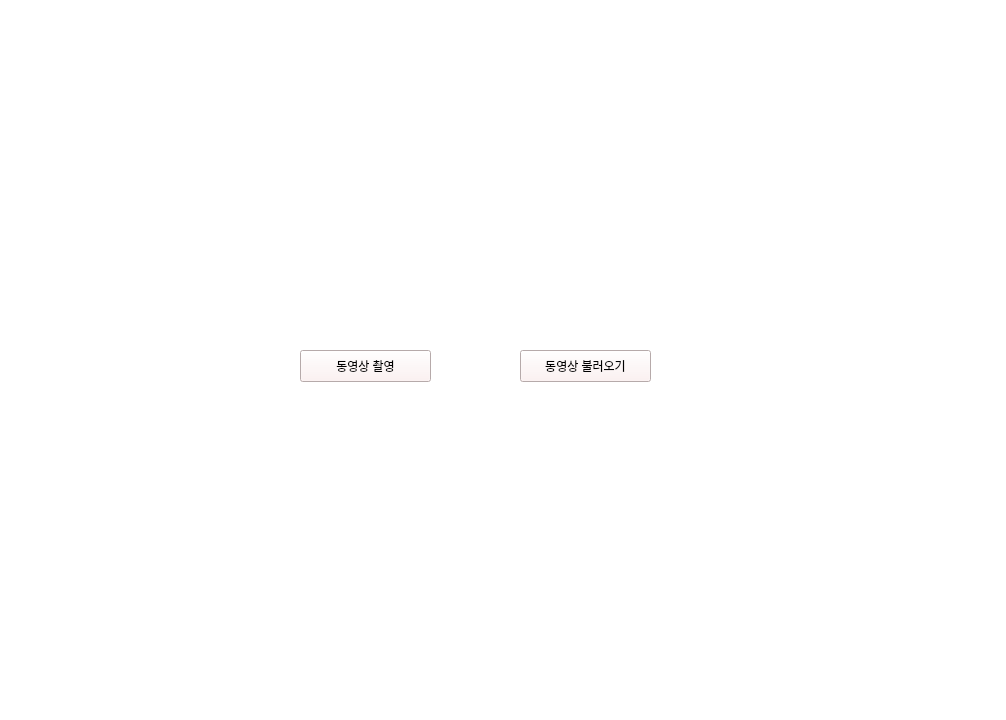
<?xml version="1.0" encoding="UTF-8"?>
<ui version="4.0">
 <class>Form</class>
 <widget class="QWidget" name="Form">
  <property name="geometry">
   <rect>
    <x>0</x>
    <y>0</y>
    <width>1006</width>
    <height>720</height>
   </rect>
  </property>
  <property name="windowTitle">
   <string>Form</string>
  </property>
  <property name="styleSheet">
   <string notr="true">background-color: rgb(255, 255, 255);</string>
  </property>
  <widget class="QPushButton" name="btn1">
   <property name="geometry">
    <rect>
     <x>300</x>
     <y>350</y>
     <width>131</width>
     <height>32</height>
    </rect>
   </property>
   <property name="styleSheet">
    <string notr="true">background-color: rgb(255, 238, 238);
font: 75 10pt &quot;Adobe 고딕 Std B&quot;;</string>
   </property>
   <property name="text">
    <string>동영상 촬영</string>
   </property>
  </widget>
  <widget class="QPushButton" name="btn2">
   <property name="geometry">
    <rect>
     <x>520</x>
     <y>350</y>
     <width>131</width>
     <height>32</height>
    </rect>
   </property>
   <property name="styleSheet">
    <string notr="true">background-color: rgb(255, 238, 238);
font: 75 10pt &quot;Adobe 고딕 Std B&quot;;</string>
   </property>
   <property name="text">
    <string>동영상 불러오기</string>
   </property>
  </widget>
 </widget>
 <resources/>
 <connections>
  <connection>
   <sender>btn2</sender>
   <signal>clicked()</signal>
   <receiver>Form</receiver>
   <slot>openBackground()</slot>
   <hints>
    <hint type="sourcelabel">
     <x>613</x>
     <y>375</y>
    </hint>
    <hint type="destinationlabel">
     <x>603</x>
     <y>441</y>
    </hint>
   </hints>
  </connection>
  <connection>
   <sender>btn1</sender>
   <signal>clicked()</signal>
   <receiver>Form</receiver>
   <slot>cameraConnected()</slot>
   <hints>
    <hint type="sourcelabel">
     <x>345</x>
     <y>372</y>
    </hint>
    <hint type="destinationlabel">
     <x>385</x>
     <y>481</y>
    </hint>
   </hints>
  </connection>
 </connections>
 <slots>
  <slot>openBackground()</slot>
  <slot>cameraConnected()</slot>
 </slots>
</ui>
